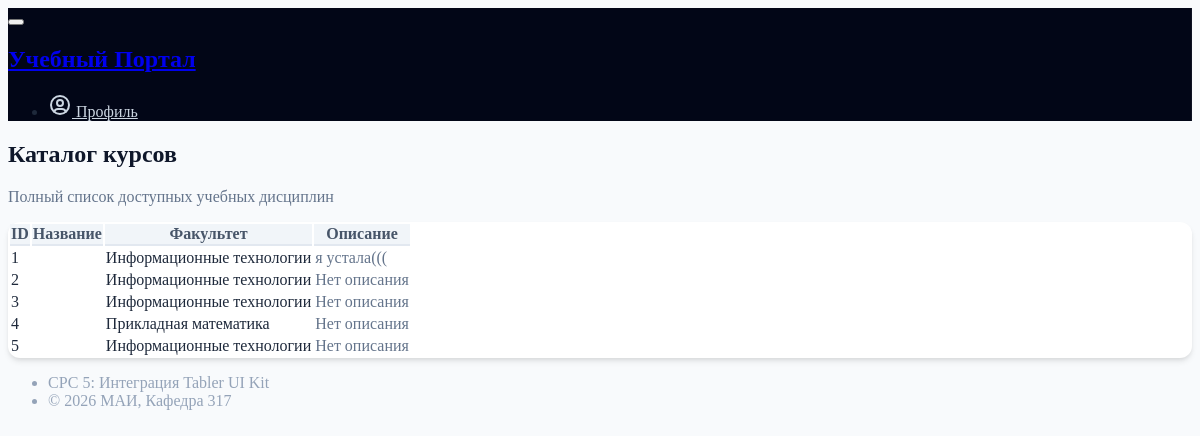
Page /courses/ on the committed database.
### accounts/models.py (models this page shows, shortened)
class Course(models.Model):
 title = models.CharField(max_length=200)
 description = models.TextField(
 blank=True
 )
 department = models.ForeignKey(
 Department,
 on_delete=models.CASCADE,
 related_name='courses'
 )

class Department(models.Model):
 name = models.CharField(max_length=200)

### accounts/views.py (the view)
# urls.py: path('courses/', views.course_list, name='course_list'),
def course_list(request):
    courses = Course.objects.all()
    return render(request, 'course_list.html', {'courses': courses})

### templates/course_list.html (shortened to what this page needs)
{% extends "base.html" %}
{% block content %}
<div class="page-header d-print-none">
    <div class="row align-items-center">
        <div class="col">
            <h2 class="page-title">Каталог курсов</h2>
            <p class="text-muted">Полный список доступных учебных дисциплин</p>
        </div>
    </div>
</div>
<div class="card">
    <div class="table-responsive">
        <table class="table table-vcenter card-table table-striped table-hover">
            <thead>
                <tr>
                    <th>ID</th>
                    <th>Название</th>
                    <th>Факультет</th>
                    <th>Описание</th>
                </tr>
            </thead>
            <tbody>
                {% for course in courses %}
                <tr>
                    <td><span class="badge bg-secondary-lt">{{ course.id }}</span></td>
                    <td>{{ course.name }}</td>
                    <td>{{ course.department.name|default:"—" }}</td>
                    <td class="text-muted">{{ course.description|truncatewords:10|default:"Нет описания" }}</td>
                </tr>
                {% empty %}
                <tr>
                    <td colspan="5" class="text-center text-muted py-4">Курсы пока не добавлены</td>
                </tr>
                {% endfor %}
            </tbody>
        </table>
    </div>
</div>
{% endblock %}

### templates/base.html (shortened to what this page needs)
{% load static %}
<!doctype html>
<html lang="ru">
<head>
    <link rel="stylesheet" href="https://cdn.jsdelivr.net/npm/@tabler/core@1.0.0-beta21/dist/css/tabler.min.css">
    <link rel="stylesheet" href="https://cdn.jsdelivr.net/npm/@tabler/core@1.0.0-beta21/dist/css/demo.min.css">
    <link rel="stylesheet" href="{% static 'css/style.css' %}">
</head>
<body class="layout-fluid" id="main-body">
<div class="page">
    <aside class="navbar navbar-vertical navbar-expand-lg" data-bs-theme="dark">
        <div class="container-fluid">
            <button class="navbar-toggler" type="button" data-bs-toggle="collapse" data-bs-target="#sidebar-menu">
            </button>
            <h1 class="navbar-brand navbar-brand-autodark">
                <a href="/">Учебный Портал</a>
            </h1>
            <div class="collapse navbar-collapse" id="sidebar-menu">
                <ul class="navbar-nav pt-lg-3">
                    <li class="nav-item">
                        <a class="nav-link" href="{% url 'profile' %}">
                            <span class="nav-link-icon d-md-none d-lg-inline-block">
                            </span>
                            <span class="nav-link-title">Профиль</span>
                        </a>
                    </li>
                </ul>
            </div>
        </div>
    </aside>
    <div class="page-wrapper">
        <div class="container-xl">
            {% block content %}{% endblock %}
        </div>
        <footer class="footer footer-transparent d-print-none">
            <div class="container-xl">
                <div class="row text-center align-items-center flex-row-reverse">
                    <div class="col-12 col-lg-auto mt-3 mt-lg-0">
                        <ul class="list-inline list-inline-dots mb-0">
                            <li class="list-inline-item">СРС 5: Интеграция Tabler UI Kit</li>
                            <li class="list-inline-item">© 2026 МАИ, Кафедра 317</li>
                        </ul>
                    </div>
                </div>
            </div>
        </footer>
    </div>
</div>
</body>
</html>

### static/css/style.css (style rules this page uses)
body.theme-light { background-color: #f8fafc; color: #1e293b; }
body.theme-light .card { background-color: #ffffff; color: #1e293b; }
body.theme-light .table { color: #1e293b; }
body.theme-light .table thead th { background-color: #f1f5f9; color: #475569; border-bottom: 2px solid #e2e8f0; }
body.theme-light .table tbody tr { border-bottom: 1px solid #e2e8f0; }
body.theme-light .text-muted { color: #64748b !important; }
body.theme-light .page-title { color: #0f172a; }
.navbar-vertical[data-bs-theme="dark"] { background-color: #020617 !important; border-right: 1px solid rgba(255,255,255,0.05); }
.navbar-vertical .navbar-brand { color: #ffffff !important; }
.navbar-vertical .nav-link { color: #cbd5e1 !important; }
.card { border: none !important; border-radius: 12px !important; box-shadow: 0 4px 6px -1px rgba(0, 0, 0, 0.1), 0 2px 4px -1px rgba(0, 0, 0, 0.06) !important; transition: transform 0.2s ease, box-shadow 0.2s ease; }
.page-wrapper { animation: fadeInUp 0.5s cubic-bezier(0.16, 1, 0.3, 1); }
.footer { color: #94a3b8; }

### rows in the picture
Course: id "1", department.name "Информационные технологии", description "я устала((("
Course: id "2", department.name "Информационные технологии", description "Нет описания"
Course: id "3", department.name "Информационные технологии", description "Нет описания"
Course: id "4", department.name "Прикладная математика", description "Нет описания"
Course: id "5", department.name "Информационные технологии", description "Нет описания"
